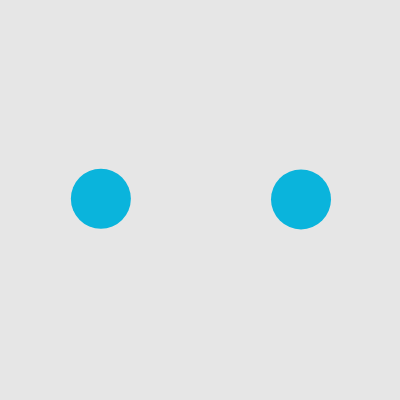
Frame 1 (no input)
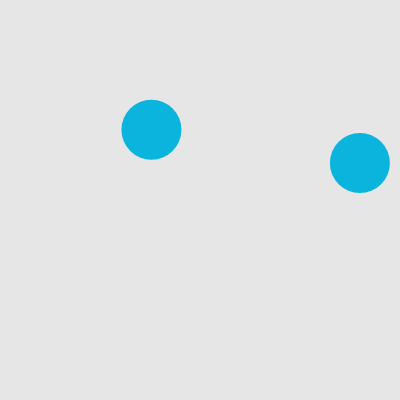
Frame 60 (no input)
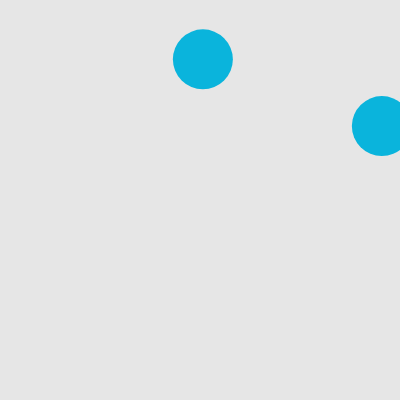
Frame 120 (the mouse pressed at the canvas centre since frame 60)

The p5.js sketch that drew these frames (run headless with seeded random() and noise() and a simulated clock; from frame 60 on, the mouse is pressed at the canvas centre):

// p5.js sketch
// ── sketch.js
// DM2008 — Activity 5a [Guided]
// Colliding Circles (30 min)
//
// A vector stores position and movement together — cleaner than separate x and y variables.
// Your job is to get two balls moving, then detect and respond to their collision.
//
// Suggested order:
// 1. Create two Ball objects in setup() - ok
// 2. Check the distance between them in draw() ok
// 3. Trigger a visual response when they collide ok
// 4. Implement edge behaviour in move() — wrap or bounce, your choice
//
// Stretch: add a third ball, or make the collision response affect both balls.

let balls = [];
let wasColliding = false;

function setup() {
  createCanvas(400, 400);
  // Create two balls at different starting positions
  balls.push(new Ball(100, 200));
  balls.push(new Ball(300, 200));
}

function draw() {
  background(230);

  // Check collision between the two balls
  // dist() measures the distance between their centers
  // They overlap when that distance is less than the sum of their radii

  let d = dist(balls[0].pos.x, balls[0].pos.y, balls[1].pos.x, balls[1].pos.y);

  let colliding = d < balls[0].r + balls[1].r;

  if(colliding && !wasColliding) {
    balls[0].vel.mult(-1);
    // balls[0].vel.x *= -1;
    // balls[0].vel.y *= -1;
    balls[1].vel.mult(-1);
    // balls[1].vel.x *= -1;
    // balls[1].vel.y *= -1;  
  }

  wasColliding = colliding;

  // true when the balls overlap, false otherwise

  for (let i = 0; i < balls.length; i++) {
    balls[i].move();
    balls[i].show(colliding);
  }
}

class Ball {
  constructor(x, y) {
    // pos and vel are vectors — they store x and y together as one object
    this.pos = createVector(x, y);
    this.vel = createVector(random(-2, 2), random(-2, 2));
    this.r = 30;
  }

  move() {
    // Adding the velocity vector to position moves the ball each frame
    this.pos.add(this.vel);

    // Handle edges — could you make this bounce instead of wrap?
    if (this.pos.x > width) {
      this.vel.x *= -1;
    }
    if (this.pos.x < 0) {
      this.vel.x *= -1;
    }
    if (this.pos.y > height) {
      this.vel.y *= -1;
    }
    if (this.pos.y < 0) {
      this.vel.y *= -1;
    }
  }

  show(colliding) {
    // colliding is true or false — try using it in an if/else to change fill or size
    if (colliding == true) {
      fill(200, 10, 10);
      noStroke();
    } else {
      fill(10, 180, 220);
      noStroke();
    }

    ellipse(this.pos.x, this.pos.y, this.r * 2);
  }
}
